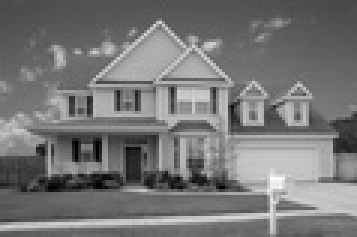
%> input picture Practica 7/house.jpg, 119 x 79 px, shrunk from 595 x 396 before the run (shown 3 times larger)
$ octave Lab7_Joan_Lopez.m   (GNU Octave 9; MATLAB toolbox functions it lacks are replaced by stand-ins)
%> lines starting %> are read from the running program, lines starting %| are printed output that depends on the picture; in (x1, y1, x2, y2) boxes, pixels count from 0 and x2, y2 are one past the last pixel; in counts of white or black regions, pixels touching at a corner belong together; the program's own positions count from 1
### Practica 7/gradients.m
function[Gx, Gy] = gradients(img)
    sobel = fspecial('sobel');
    Gx = imfilter(img, sobel, 'conv');
    Gy = imfilter(img, sobel', 'conv');
end

### Practica 7/zerocrossings.m
function imedges = zerocrossings(deriv2, T)
    [rows, cols]=size(deriv2);
    imedges = false(size(deriv2));
    for i = 1:rows-1
        for j = 1:cols-1
            drow=0.0;
            dcol=0.0;
            a = deriv2(i,j);
            b = deriv2(i+1,j);
            c = deriv2(i,j+1);

            if((a >= 0 && b < 0) || (a < 0 && b >= 0))
                drow = abs(a-b);
            end

            if((a >= 0 && c < 0) || (a < 0 && c >= 0))
                dcol = abs(a-c);
            end
            magnitude = max(drow, dcol);
            if(magnitude >= T) % CP
                imedges(i,j) = 1;
            end
        end
    end
end

### Practica 7/Lab7_Joan_Lopez.m
clear all %#ok<CLALL>
close all
clc

disp("Lab 7: Edge and Line Detection");

%% First-Order Derivatives

%%%%%%%%%%%%%%%%%%%%%%%%%%%%%%%%%%%%%%%%%%%%%%%%%%%%%%%%%%%%%%%%%%%%%%%%%%%
% 1. Write a function in Matlab to compute the gradient of an image in both
% directions using the Sobel operator. You can use Matlab functions, except
% edge. The function signature should be: function[Gx, Gy] = gradients(img)
% where Gx and Gy are the gradients and img is an image with values between
% the range [0.0, 1.0].

%%%%%%%%%%%%%%%%%%%%%%%%%%%%%%%%%%%%%%%%%%%%%%%%%%%%%%%%%%%%%%%%%%%%%%%%%%%
% 2. Load and display the image house.jpg.
I = imread('house.jpg');
%> I is the input picture: size 79x119 uint8; min 0, max 255, mean 118.3
figure(1);
imshow(I);

%%%%%%%%%%%%%%%%%%%%%%%%%%%%%%%%%%%%%%%%%%%%%%%%%%%%%%%%%%%%%%%%%%%%%%%%%%%
% 3. Compute the gradients of the image in both directions using the
% function created in exercise 1. Display the resulting gradients,
% converting them to a grayscale image.

I = im2double(I);
%> I: size 79x119 double
[Gx, Gy] = gradients(I);
Gx = im2gray(Gx);
Gy = im2gray(Gy);

figure(2);
subplot(1,2,1), imshow(Gx), title('Gx');
subplot(1,2,2), imshow(Gy), title('Gy');

%%%%%%%%%%%%%%%%%%%%%%%%%%%%%%%%%%%%%%%%%%%%%%%%%%%%%%%%%%%%%%%%%%%%%%%%%%%
% 4. Compute the magnitude of the gradient at each point using the
% above-mentioned approximation and display the final magnitude image.

Gz = sqrt(Gx.^2 + Gy.^2);

figure(3);
imshow(Gz);

%%%%%%%%%%%%%%%%%%%%%%%%%%%%%%%%%%%%%%%%%%%%%%%%%%%%%%%%%%%%%%%%%%%%%%%%%%%
% 5. Detect edges in the image, selecting as edges pixels whose magnitude
% is above a given threshold. Try different values for this threshold and
% display the results.

figure(4);
for i = 1:9
    Gz_thresh = Gz;
    thresh = i/10;
    Gz_thresh(Gz_thresh < thresh) = 0;
    Gz_thresh(Gz_thresh >= thresh) = 1;

    subplot(3,3,i),imshow(Gz_thresh), title("Gz thresh "+i/10);
end
%> this loop made 9 passes
%> pass 1, `imshow(Gz_thresh)`:
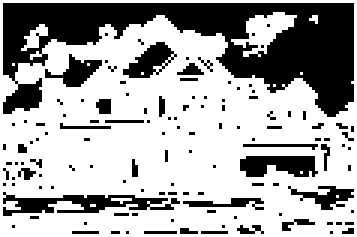
%> displayed picture: size 79x119, on the screen's scale of 0 to 255 (shown 3 times larger); 66.4% white; 124 black regions (113 under 20 px), largest, box (x1, y1, x2, y2) and area: (1, 1, 118, 39) 2038, (1, 64, 60, 72) 217, (80, 52, 106, 59) 144
%> after the loop: Gz_thresh: size 79x119 double; values 0 (black) and 1 (white), 21.1% white in thin lines or dots

% El mejor umbral está entorno el 0.6

%%%%%%%%%%%%%%%%%%%%%%%%%%%%%%%%%%%%%%%%%%%%%%%%%%%%%%%%%%%%%%%%%%%%%%%%%%%
% 6. Using the edge Matlab’s function, compute the edges of the image
% using Sobel, Prewitt and Roberts operators. Test several thresholds
% for each operator and display the best results obtained. Compare them,
% enumerating the main advantages and disadvantages of each approach.

figure(5);
for i = 1:3
%> this loop made 3 passes; what is shown inside it comes from the first
    ImRoberts = edge(I, 'roberts',i/4);
%> ImRoberts: size 79x119 logical; 1.1% white in thin lines or dots, all inside (x1, y1, x2, y2) = (3, 26, 112, 74)
    ImSob = edge(I, 'sobel',i/4);
%> ImSob: size 79x119 logical; 0.63% white in thin lines or dots, all inside (x1, y1, x2, y2) = (0, 30, 81, 75)
    ImPrew = edge(I, 'prewitt',i/4);
    subplot(3,3,i), imshow(ImSob), title("Sobel - "+(i/4));
    subplot(3,3,i+3), imshow(ImPrew), title("Prewitt - "+(i/4));
    subplot(3,3,i+6), imshow(ImRoberts), title("Roberts - "+(i/4));
end

figure(6);
j = 0.05;
for i = 1:3
%> this loop made 3 passes; what is shown inside it comes from the first

    ImRoberts = edge(I, 'roberts',j);
%> ImRoberts: size 79x119 logical; 17.3% white in thin lines or dots
    ImSob = edge(I, 'sobel',j);
%> ImSob: size 79x119 logical; 18.6% white in thin lines or dots
    ImPrew = edge(I, 'prewitt',j);
%> ImPrew: size 79x119 logical; 18.7% white in thin lines or dots
    subplot(3,3,i), imshow(ImSob), title("Sobel - "+(j));
    subplot(3,3,i+3), imshow(ImPrew), title("Prewitt - "+(j));
    subplot(3,3,i+6), imshow(ImRoberts), title("Roberts - "+(j));

    j = j + 0.05;
end

% En primer lugar, hicimos pruebas con threshholds intentando encontrar a
% partir de que umbral los  operadores eran más eficaces. Encontramos que
% con el valor del umbral 0.25 ya apenas se observaba nada en las imágenes,
% por lo que hicimos una nueva prueba con valores mucho más bajos, en este
% caso 0.05, 0.10 y 0.15.

% En general creemos que el operador Roberts es el que consigue capturas
% más bordes de la imagen original, pero a costa de añadir excesivas líneas
% en ciertas zonas. Por ejemplo, es el único operador que detecta las
% cuatro secciones de la ventana principal. Además, creemos que tiene poca
% tolerancia al ruido ya que la zona izquierda del garaje, la cual está
% ligeramente en contacto con el árbol no la detecta.

% Por otro lado, los operadores de Sobel y Prewitt han tenido
% comportamientos similares o por lo menos, nosotros no hemos apreciado
% ninguna diferencia significativa. Ambos son los que parecen tener menos
% líneas de detección, esto es más notable con el valor de 0.15. Lo cual
% tiene sentido porque parecen menos susceptibles al ruido.

%%%%%%%%%%%%%%%%%%%%%%%%%%%%%%%%%%%%%%%%%%%%%%%%%%%%%%%%%%%%%%%%%%%%%%%%%%%
% 7. Apply the Canny edge detector to the image using the default
% parameters, display the obtained edges and compare the results with
% the previous ones. Vary the parameters of the algorithm and explain
% the observed effects.

figure(7);
z = 1;
for i = 1:3
%> this loop made 3 passes; what is shown inside it comes from the first
    for j = 1:5
        if i < j
            ImCanny = edge(I, 'canny',[i/10,j/10]);
            subplot(3,3, z), imshow(ImCanny), title((i/10)+" - "+(j/10));
            z=z+1;
        end
    end
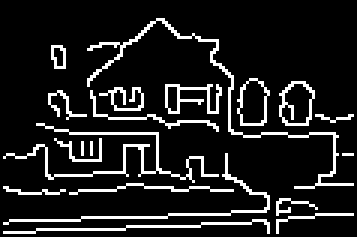
%> ImCanny: size 79x119 logical (shown 3 times larger); 11.8% white in thin lines or dots, all inside (x1, y1, x2, y2) = (1, 6, 118, 78)
%> after the loop, z = 5
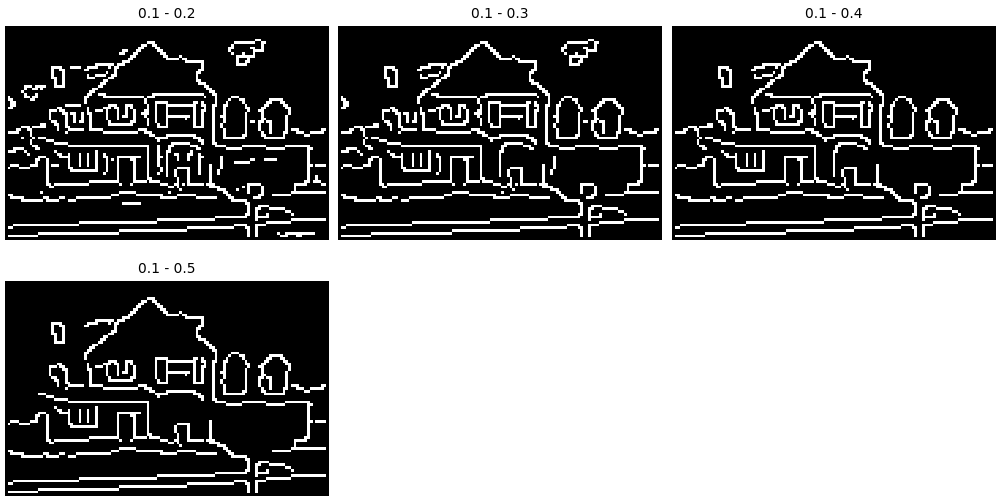
%> figure redrawn from the program's plot data, 4 panels
end

% El método de Canny aplica dos umbrales al gradiente: un umbral alto
% (baja sensibilidad de detección) y un umbral bajo (alta sensibilidad de
% detección). Edge comienza con el resultado de baja sensibilidad y,
% después, lo expande hasta incluir los píxeles de los bordes conectados
% del resultado de alta sensibilidad. Esto contribuye a llenar los posibles
% huecos en los bordes detectados.

%%%%%%%%%%%%%%%%%%%%%%%%%%%%%%%%%%%%%%%%%%%%%%%%%%%%%%%%%%%%%%%%%%%%%%%%%%%
%% Second-Order Derivatives

%%%%%%%%%%%%%%%%%%%%%%%%%%%%%%%%%%%%%%%%%%%%%%%%%%%%%%%%%%%%%%%%%%%%%%%%%%%
% 1. Write a function in Matlab to compute zero-crossings given a
% second-order derivative matrix. The function signature should be:
% function imedges = zerocrossings(deriv2, T)
% where deriv2 is a second-order derivative image, T is a threshold for the
% magnitude and imedges is a binary image with values established to 1
% where exists a zero-crossing. A position (x, y) will be considered as
% zero crossing if its sign changes in relation to the pixels immediately
% to the right or below with a magnitude above some threshold T.

%%%%%%%%%%%%%%%%%%%%%%%%%%%%%%%%%%%%%%%%%%%%%%%%%%%%%%%%%%%%%%%%%%%%%%%%%%%
% 2. Reload and display the image house.jpg.
I = imread('house.jpg');
I = im2double(I);
figure(8);
imshow(I);

% %%%%%%%%%%%%%%%%%%%%%%%%%%%%%%%%%%%%%%%%%%%%%%%%%%%%%%%%%%%%%%%%%%%%%%%%%%%
% 3. Compute the second-order derivative of the image using the Laplacian operator.

deriv2 = imfilter(I, fspecial('laplacian'));

%%%%%%%%%%%%%%%%%%%%%%%%%%%%%%%%%%%%%%%%%%%%%%%%%%%%%%%%%%%%%%%%%%%%%%%%%%%
% 4. Compute the edges of the image using the derivative obtained in the
% previous exercise and the function coded in exercise 1. Apply several
% thresholds and display the output images.

figure(9);
for i = 1:9
    thresh = 0.15 + i/50;
    imedges = zerocrossings(deriv2, thresh);
    subplot(3,3,i), imshow(imedges), title("imedges "+thresh);
end

% El mejor umbral está entorno al 0.29

%%%%%%%%%%%%%%%%%%%%%%%%%%%%%%%%%%%%%%%%%%%%%%%%%%%%%%%%%%%%%%%%%%%%%%%%%%%
% 5. Compute the second-order derivative of the image using a LoG filter of
% size 13x13 and sigma 2.0. Display the results.

sigma = 2;
filter = fspecial('log',[13 13],sigma);
deriv2 = imfilter(I, filter);

figure(10);
subplot(1,2,1), imshow(deriv2), title('deriv2');
subplot(1,2,2), imshow(imbinarize(deriv2)), title('imbinarize(deriv2)');

%%%%%%%%%%%%%%%%%%%%%%%%%%%%%%%%%%%%%%%%%%%%%%%%%%%%%%%%%%%%%%%%%%%%%%%%%%%
% 6. Compute the edges of the image using the derivative obtained in the
% previous exercise and the function coded in exercise 1. Apply several
% thresholds and display the output images.

figure(11);
for i = 1:9
    thresh = i/1000;
    imedges=zerocrossings(deriv2, thresh);
    subplot(3,3,i),imshow(imedges), title("imedges "+thresh);
end
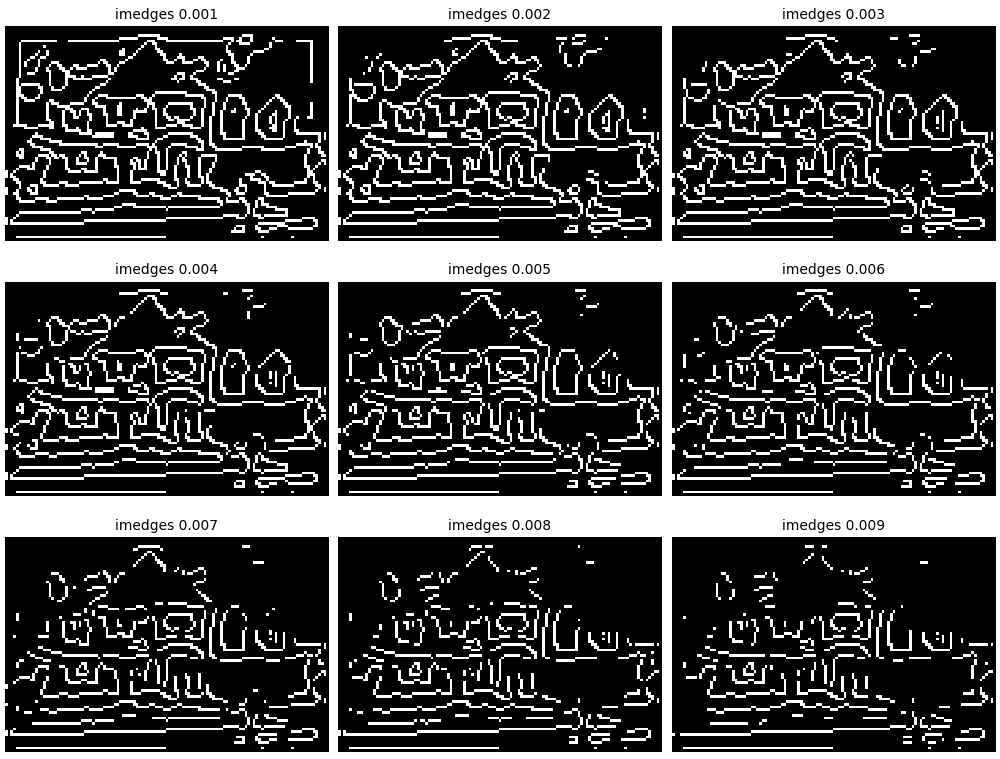
%> figure redrawn from the program's plot data, 9 panels

% El mejor umbral está en torno al 0.009

%%%%%%%%%%%%%%%%%%%%%%%%%%%%%%%%%%%%%%%%%%%%%%%%%%%%%%%%%%%%%%%%%%%%%%%%%%%
% 7. Compute the edges of the image using the two previous operators by
% means of the edge Matlab’s function, with default parameters.
% play the results and compare them with the previous ones.

figure(12);
ImEdgZ = edge(I, "zerocross");
%> ImEdgZ: size 79x119 logical; 11.3% white in thin lines or dots
ImEdgL = edge(I, "log");

subplot(1,2,1), imshow(ImEdgZ), title("Zerocross with edge");
subplot(1,2,2), imshow(ImEdgL), title("Laplacian with edge");

%%%%%%%%%%%%%%%%%%%%%%%%%%%%%%%%%%%%%%%%%%%%%%%%%%%%%%%%%%%%%%%%%%%%%%%%%%%
%% Hough Transform

% Using the functions available in the Matlab s Image Processing Toolbox,
% employ the Hough transform to detect the lines of the road present in the
% image road.jpg. As a final result, you should plot the accumulator and
% the detected lines in the original image as shown in the following
% figure:

I = im2gray(imread('road.jpg'));
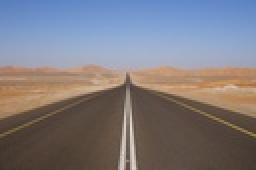
%> input picture Practica 7/road.jpg, 128 x 85 px, shrunk from 640 x 427 before the run (shown 2 times larger)
%> I: size 85x128 uint8; min 51, max 218, mean 124.5

BW = edge(I, 'sobel', [], 'vertical');
%> BW: size 85x128 logical; 1.3% white in thin lines or dots, all inside (x1, y1, x2, y2) = (58, 37, 69, 85)

% Hough matrix
[H,T,R] = hough(BW);
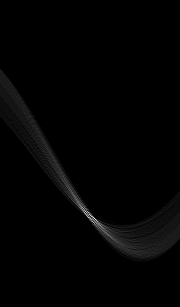
%> H: size 307x180 double; min 0, max 38, mean 0.4; drawn with min black and max white
%> T = 180 values from -90 to 89; R = 307 values from -153 to 153

% Peaks
P = houghpeaks(H,6);
%> P = [219 95; 212 86; 218 89; 217 92; 213 89; 208 83]

% Lines
L = houghlines(BW,T,R,P);
%> L = 4 lines; point1 to point2 (x, y): (63, 38) to (63, 85), (63, 39) to (66, 84), (66, 39) to (68, 82), (62, 43) to (63, 85)

figure(13);
imshow(I), hold on;

for k = 1:length(L)
    xy = [L(k).point1; L(k).point2];
    plot(xy(:,1),xy(:,2),'LineWidth',1,'Color','red');
end
%> this loop made 4 passes
%> xy on passes 1 to 4: [63 39; 66 84], [66 39; 68 82], [63 38; 63 85], [62 43; 63 85]
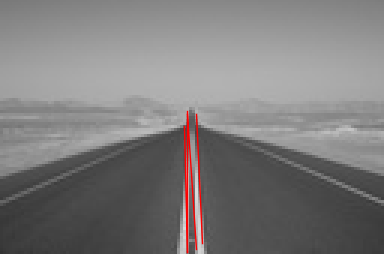
%> figure redrawn from the program's plot data; shown 3 times larger
